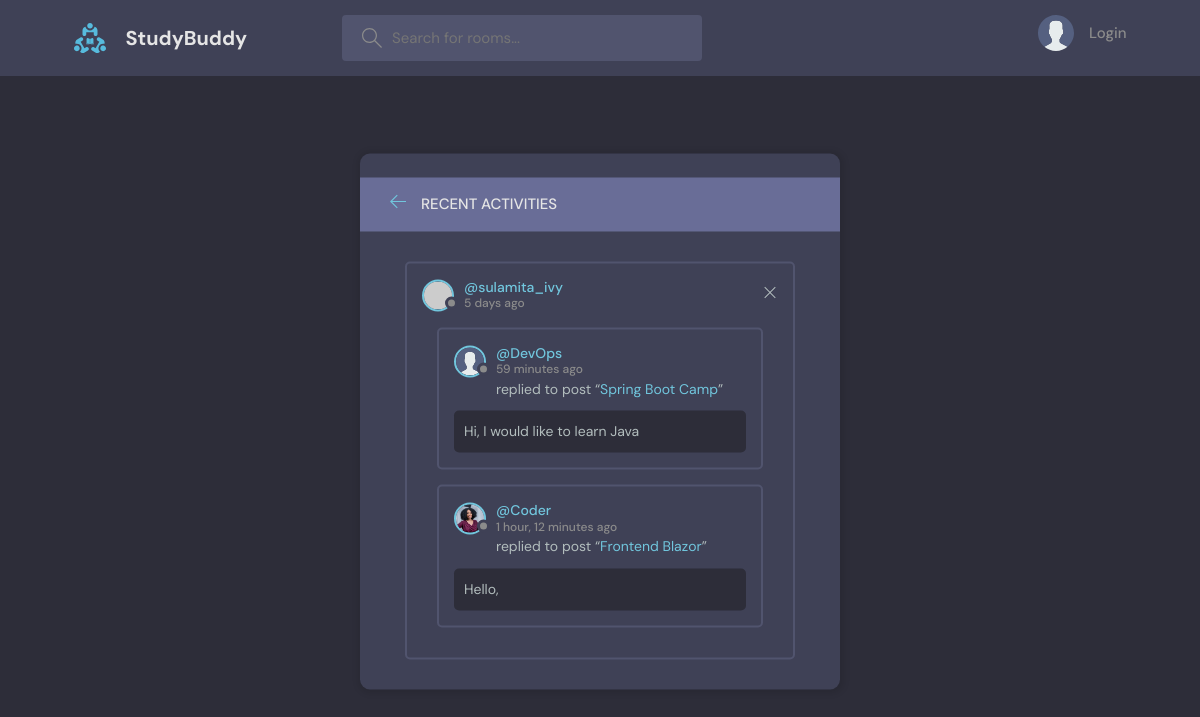
The page /activity/ on the database its author committed.
### base/models.py (models this page shows, shortened)
class Message(models.Model):
    user = models.ForeignKey(User, on_delete=models.CASCADE)
    room = models.ForeignKey(Room, on_delete=models.CASCADE)
    body = models.TextField()
    updated = models.DateTimeField(auto_now=True)
    created = models.DateTimeField(auto_now_add=True)
    class Meta:
        ordering = ['-updated', '-created']

class User(AbstractUser):
    name = models.CharField(max_length=200, null=True)
    email = models.CharField(max_length=200,unique=True, null=True)
    bio = models.TextField(null=True)
    avatar = models.ImageField(null=True, default='avatar.svg')
    objects = UserManager()
    USERNAME_FIELD = 'email'
    REQUIRED_FIELDS = []

class Room(models.Model):
    host = models.ForeignKey(User, on_delete=models.SET_NULL, null=True)
    topic = models.ForeignKey(Topic, null=True, blank=True, on_delete=models.SET_NULL)
    name = models.CharField(max_length=200)
    description = models.TextField(null=True, blank=True)
    participants = models.ManyToManyField(User, related_name='participants', blank=True)
    updated = models.DateTimeField(auto_now=True)
    created = models.DateTimeField(auto_now_add=True)
    class Meta:
        ordering = ['-updated', '-created']
    def __str__(self):
        return self.name

### base/views.py (the view)
# urls.py: path('activity/', views.activityPage, name='activity'),
def activityPage(request):
    room_messages = Message.objects.all().order_by('-created')
    return render(request, 'base/activity.html', {'room_messages': room_messages})

### base/templates/base/activity.html (shortened to what this page needs)
{% extends 'main.html' %}
{% block content %}
          <a href="#">
    <main class="layout">
      <div class="container">
        <div class="layout__box">
          <div class="layout__boxHeader">
            <div class="layout__boxTitle">
              <a href="{% url 'home' %}">
                <svg version="1.1" xmlns="http://www.w3.org/2000/svg" width="32" height="32" viewBox="0 0 32 32">
                  <title>arrow-left</title>
                  <path
                    d="M13.723 2.286l-13.723 13.714 13.719 13.714 1.616-1.611-10.96-10.96h27.625v-2.286h-27.625l10.965-10.965-1.616-1.607z"
                  ></path>
                </svg>
              </a>
              <h3>Recent Activities</h3>
            </div>
          </div>
          <div class="activities-page layout__body">
            <div class="activities__box">
              <div class="activities__boxHeader roomListRoom__header">
                <a href="profile.html" class="roomListRoom__author">
                  <div class="avatar avatar--small">
                    <img src="https://randomuser.me/api/portraits/women/11.jpg" />
                  </div>
                  <p>
                    @sulamita_ivy
                    <span>5 days ago</span>
                  </p>
                </a>
                <div class="roomListRoom__actions">
                  <a href="#">
                    <svg version="1.1" xmlns="http://www.w3.org/2000/svg" width="32" height="32" viewBox="0 0 32 32">
                      <title>delete</title>
                      <path
                        d="M27.314 6.019l-1.333-1.333-9.98 9.981-9.981-9.981-1.333 1.333 9.981 9.981-9.981 9.98 1.333 1.333 9.981-9.98 9.98 9.98 1.333-1.333-9.98-9.98 9.98-9.981z"
                      ></path>
                    </svg>
                  </a>
                </div>
              </div>
              {% for message in room_messages %}
    <div class="activities__box">
      <div class="activities__boxHeader roomListRoom__header">
        <a href="{% url 'user-profile' message.user.id %}" class="roomListRoom__author">
          <div class="avatar avatar--small">
            <img src="{{message.user.avatar.url}}" />
          </div>
          <p>
            @{{message.user.username}}
            <span>{{message.created|timesince}} ago</span>
          </p>
        </a>
      </div>
      <div class="activities__boxContent">
        <p>replied to post “<a href="{% url 'room' message.room.id %}">{{message.room}}</a>”</p>
        <div class="activities__boxRoomContent">
          {{message.body}}
        </div>
      </div>
    </div>
    {% endfor %}
          </div>
        </div>
      </div>
    </main>
{% endblock content %}

### static/styles/style.css (style rules this page uses)
:root { --color-main: #71c6dd; --color-main-light: #e1f6fb; --color-dark: #3f4156; --color-dark-medium: #51546e; --color-dark-light: #696d97; --color-light: #e5e5e5; --color-gray: #8b8b8b; --color-light-gray: #b2bdbd; --color-bg: #2d2d39; --color-success: #5dd693; --color-error: #fc4b0b; }
* { font-family: "DM Sans", -apple-system, BlinkMacSystemFont, "Segoe UI", Roboto, Oxygen, Ubuntu, Cantarell, "Open Sans", "Helvetica Neue", sans-serif; margin: 0; padding: 0; box-sizing: border-box; text-rendering: optimizeLegibility; font-size: inherit; }
html { font-size: 56.25%; }
@media only screen and (min-width: 1200px) { html { font-size: 62.5%; } }
body { line-height: 1.6; font-weight: 400; font-size: 1.5rem; color: var(--color-light-gray); background-color: var(--color-bg); min-height: 100vh; }
img { width: 100%; }
a { display: inline-block; color: var(--color-main); text-decoration: none; }
.container { max-width: 120rem; width: 90%; margin: auto; }
.avatar { position: relative; display: inline-block; border-radius: 50%; border: 2px solid var(--color-main); }
.avatar img { display: block; border-radius: 50%; object-fit: cover; object-position: center; }
.avatar::after { content: ""; display: block; position: absolute; background-color: var(--color-gray); z-index: 111; border-radius: 50%; border: 0.3rem solid var(--color-dark); }
.avatar.avatar--small img { width: 2.8rem; height: 2.8rem; }
.avatar.avatar--small:after { width: 0.7rem; height: 0.7rem; bottom: 0px; right: -6px; }
.layout { margin-top: 2.4rem; }
.layout > .container { display: flex; justify-content: space-between; align-items: flex-start; }
.layout__box { width: 90%; max-width: 48rem; min-height: 40rem; position: absolute; top: 50%; left: 50%; transform: translate(-50%, -46%); background-color: var(--color-dark); border-radius: 1rem; box-shadow: 1px 1px 6px 3px rgba(0, 0, 0, 0.1); overflow: hidden; }
.layout__boxHeader { display: flex; padding: 1.5rem; background-color: var(--color-dark-light); }
.layout__boxTitle { display: flex; gap: 1.5rem; align-items: center; }
.layout__boxTitle h3 { text-transform: uppercase; font-weight: 500; color: var(--color-light); }
.layout__boxTitle svg { width: 1.6rem; height: 1.6rem; fill: var(--color-main); }
.layout__body { margin: 3rem; }
.roomListRoom__header { display: flex; justify-content: space-between; align-items: center; }
.roomListRoom__author { font-weight: 500; display: flex; align-items: center; gap: 1rem; }
.roomListRoom__actions { display: flex; align-items: flex-start; gap: 1rem; position: relative; }
.roomListRoom__actions svg { fill: var(--color-main); width: 1.6rem; height: 1.6rem; }
.activities__box { margin: 1.5rem; padding: 1.5rem; border: 2px solid var(--color-dark-medium); border-radius: 5px; }
.activities__boxHeader p { font-size: 1.4rem; line-height: 1.3; }
.activities__boxHeader p span { color: var(--color-gray); font-size: 1.2rem; display: block; }
.activities__boxContent { margin-left: 4.2rem; }
.activities__boxContent { font-size: 1.4rem; }
.activities__boxRoomContent { background: var(--color-bg); padding: 1rem; border-radius: 5px; margin-top: 1rem; margin-left: -4.2rem; }
.roomListRoom__actions svg { fill: var(--color-light-gray); }

### rows shown on the page
Message: user.avatar (placeholder picture), user.username "DevOps", created "59 minutes", room "Spring Boot Camp", body "Hi, I would like to learn Java"
Message: user.avatar (picture), user.username "Coder", created "1 hour, 12 minutes", room "Frontend Blazor", body "Hello,"
